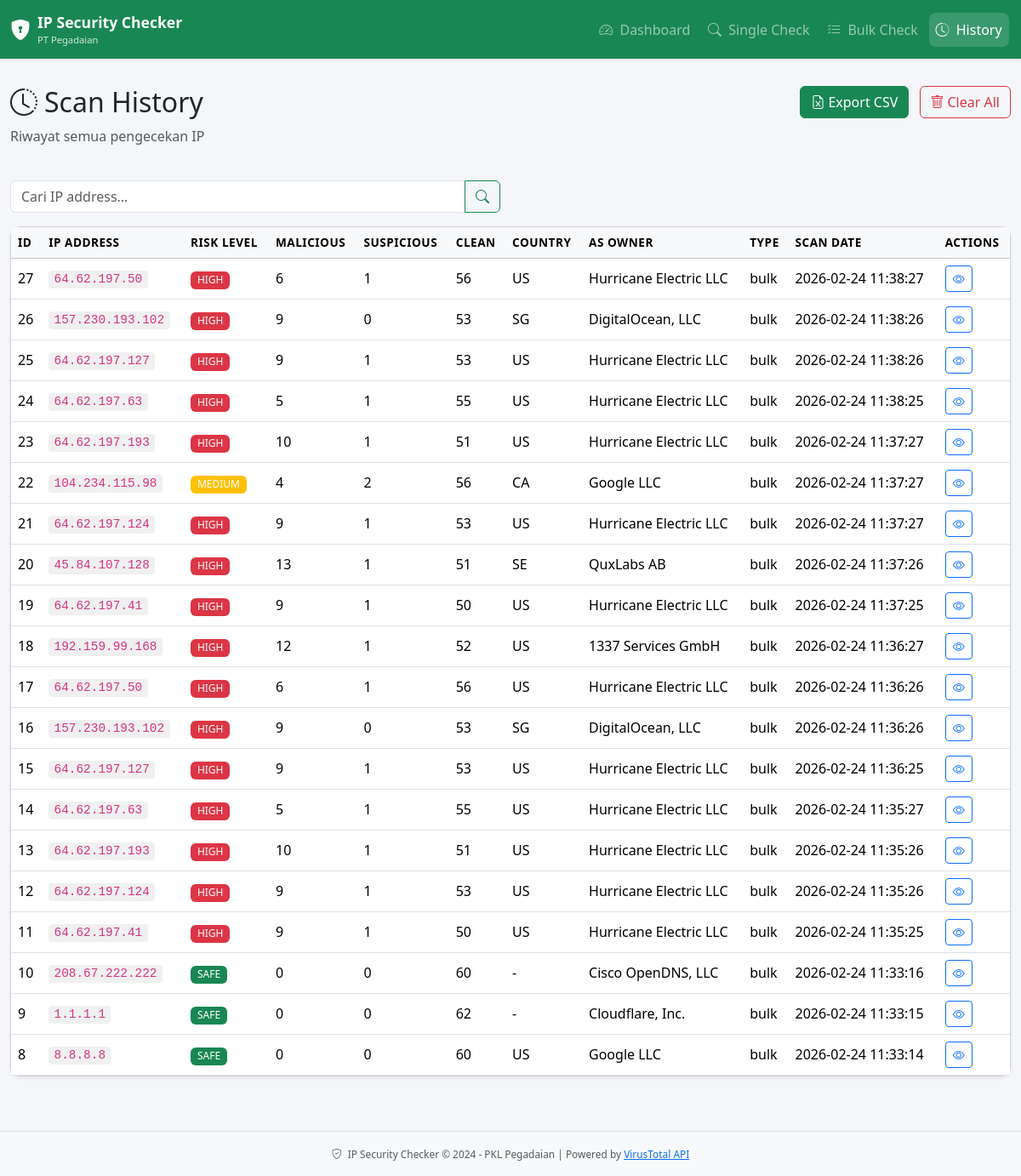
The app's page /history with its own data.
### tables this page shows
CREATE TABLE scan_history (
                id INTEGER PRIMARY KEY AUTOINCREMENT,
                ip_address TEXT NOT NULL,
                scan_date DATETIME DEFAULT CURRENT_TIMESTAMP,
                malicious INTEGER DEFAULT 0,
                suspicious INTEGER DEFAULT 0,
                harmless INTEGER DEFAULT 0,
                undetected INTEGER DEFAULT 0,
                total_vendors INTEGER DEFAULT 0,
                risk_level TEXT DEFAULT 'UNKNOWN',
                country TEXT DEFAULT '-',
                as_owner TEXT DEFAULT '-',
                network TEXT DEFAULT '-',
                raw_response TEXT,
                scan_type TEXT DEFAULT 'single'
            );

### app.py (the view)
@app.route('/history')
def history():
    page = request.args.get('page', 1, type=int)
    per_page = 20
    offset = (page - 1) * per_page
    search = request.args.get('search', '').strip()
    if search:
        scans = db.search_ip(search)
    else:
        scans = db.get_history(limit=per_page, offset=offset)
    return render_template(
        'history.html',
        scans=scans,
        search=search,
        page=page
    )

### app.py (called while the page is built)
@app.template_filter('risk_color')
def risk_color_filter(risk_level):
    colors = {
        'HIGH': 'danger',
        'MEDIUM': 'warning',
        'LOW': 'info',
        'SAFE': 'success',
        'UNKNOWN': 'secondary'
    }
    return colors.get(risk_level, 'secondary')

### database.py (called while the page is built)
    def get_connection(self):
        conn = sqlite3.connect(self.db_path)
        conn.row_factory = sqlite3.Row  # Agar bisa akses kolom by name
        conn.execute("PRAGMA journal_mode=WAL")  # Better concurrency
        return conn

    def get_history(self, limit=100, offset=0) -> list:
        conn = self.get_connection()
        cursor = conn.cursor()
        cursor.execute('''
            SELECT * FROM scan_history
            ORDER BY scan_date DESC
            LIMIT ? OFFSET ?
        ''', (limit, offset))
        rows = [dict(row) for row in cursor.fetchall()]
        conn.close()
        return rows

### templates/history.html (shortened to what this page needs)
{% extends "base.html" %}
{% block content %}
<div class="row mb-4">
    <div class="col-md-6">
        <h2><i class="bi bi-clock-history me-2"></i>Scan History</h2>
        <p class="text-muted">Riwayat semua pengecekan IP</p>
    </div>
    <div class="col-md-6 text-end">
        <a href="{{ url_for('export_history') }}" class="btn btn-success me-2">
            <i class="bi bi-file-earmark-excel me-1"></i>Export CSV
        </a>
        <form method="POST" action="{{ url_for('clear_history') }}"
              onsubmit="return confirm('Hapus semua riwayat?')" class="d-inline">
            <button type="submit" class="btn btn-outline-danger">
                <i class="bi bi-trash me-1"></i>Clear All
            </button>
        </form>
    </div>
</div>
<div class="row mb-3">
    <div class="col-md-6">
        <form method="GET" action="{{ url_for('history') }}">
            <div class="input-group">
                <input type="text" class="form-control" name="search"
                       value="{{ search }}" placeholder="Cari IP address...">
                <button class="btn btn-outline-success" type="submit">
                    <i class="bi bi-search"></i>
                </button>
            </div>
        </form>
    </div>
</div>
<div class="card shadow-sm">
    <div class="card-body p-0">
        {% if scans %}
        <div class="table-responsive">
            <table class="table table-hover mb-0">
                <thead class="table-light">
                    <tr>
                        <th>ID</th>
                        <th>IP Address</th>
                        <th>Risk Level</th>
                        <th>Malicious</th>
                        <th>Suspicious</th>
                        <th>Clean</th>
                        <th>Country</th>
                        <th>AS Owner</th>
                        <th>Type</th>
                        <th>Scan Date</th>
                        <th>Actions</th>
                    </tr>
                </thead>
                <tbody>
                    {% for scan in scans %}
                    <tr>
                        <td>{{ scan.id }}</td>
                        <td><code>{{ scan.ip_address }}</code></td>
                        <td>
                            <span class="badge bg-{{ scan.risk_level|risk_color }}">
                                {{ scan.risk_level }}
                            </span>
                        </td>
                        <td>{{ scan.malicious }}</td>
                        <td>{{ scan.suspicious }}</td>
                        <td>{{ scan.harmless }}</td>
                        <td>{{ scan.country }}</td>
                        <td>{{ scan.as_owner }}</td>
                        <td>{{ scan.scan_type }}</td>
                        <td>{{ scan.scan_date }}</td>
                        <td>
                            <a href="{{ url_for('detail', scan_id=scan.id) }}"
                               class="btn btn-sm btn-outline-primary">
                                <i class="bi bi-eye"></i>
                            </a>
                        </td>
                    </tr>
                    {% endfor %}
                </tbody>
            </table>
        </div>
        {% endif %}
    </div>
</div>
{% endblock %}

### templates/base.html (shortened to what this page needs)
<!DOCTYPE html>
<html lang="id" data-bs-theme="light">
<head>
    <link href="https://cdn.jsdelivr.net/npm/bootstrap@5.3.3/dist/css/bootstrap.min.css" rel="stylesheet">
    <link href="https://cdn.jsdelivr.net/npm/bootstrap-icons@1.11.3/font/bootstrap-icons.css" rel="stylesheet">
    <link rel="stylesheet" href="{{ url_for('static', filename='css/style.css') }}">
</head>
<body>
    <nav class="navbar navbar-expand-lg navbar-dark bg-success shadow-sm">
        <div class="container-fluid">
            <a class="navbar-brand d-flex align-items-center" href="{{ url_for('index') }}">
                <i class="bi bi-shield-lock-fill me-2 fs-4"></i>
                <div>
                    <strong>IP Security Checker</strong>
                    <small class="d-block" style="font-size: 0.7rem; opacity: 0.8;">PT Pegadaian</small>
                </div>
            </a>
            <div class="collapse navbar-collapse" id="navbarNav">
                <ul class="navbar-nav ms-auto">
                    <li class="nav-item">
                        <a class="nav-link {% if request.endpoint == 'index' %}active{% endif %}"
                           href="{{ url_for('index') }}">
                            <i class="bi bi-speedometer2 me-1"></i> Dashboard
                        </a>
                    </li>
                    <li class="nav-item">
                        <a class="nav-link {% if request.endpoint == 'single_check' %}active{% endif %}"
                           href="{{ url_for('single_check') }}">
                            <i class="bi bi-search me-1"></i> Single Check
                        </a>
                    </li>
                    <li class="nav-item">
                        <a class="nav-link {% if request.endpoint == 'bulk_check' %}active{% endif %}"
                           href="{{ url_for('bulk_check') }}">
                            <i class="bi bi-list-check me-1"></i> Bulk Check
                        </a>
                    </li>
                    <li class="nav-item">
                        <a class="nav-link {% if request.endpoint == 'history' %}active{% endif %}"
                           href="{{ url_for('history') }}">
                            <i class="bi bi-clock-history me-1"></i> History
                        </a>
                    </li>
                </ul>
            </div>
        </div>
    </nav>
    <main class="container-fluid py-3">
        {% block content %}{% endblock %}
    </main>
    <footer class="bg-light text-center text-muted py-3 mt-5 border-top">
        <small>
            <i class="bi bi-shield-check me-1"></i>
            IP Security Checker &copy; 2024 - PKL Pegadaian |
            Powered by <a href="https://www.virustotal.com" target="_blank">VirusTotal API</a>
        </small>
    </footer>
</body>
</html>

### static/css/style.css (style rules this page uses)
body { background-color: #f5f6fa; font-family: 'Segoe UI', Tahoma, Geneva, Verdana, sans-serif; }
.navbar-brand { font-size: 1.1rem; }
.navbar .nav-link { padding: 0.5rem 1rem; border-radius: 0.5rem; margin: 0 0.15rem; transition: all 0.2s; }
.navbar .nav-link:hover, .navbar .nav-link.active { background-color: rgba(255, 255, 255, 0.15); }
.card { border-radius: 0.75rem; transition: transform 0.2s, box-shadow 0.2s; }
.table th { font-weight: 600; font-size: 0.85rem; text-transform: uppercase; letter-spacing: 0.5px; }
.table td { vertical-align: middle; }
code { font-size: 0.9em; padding: 0.15rem 0.4rem; border-radius: 0.25rem; background-color: #f0f0f0; color: #d63384; }
.badge { font-weight: 500; }
footer { font-size: 0.85rem; }

### records on screen
scan_history: id "27", ip_address "64.62.197.50", risk_level "HIGH", malicious "6", suspicious "1", harmless "56", country "US", as_owner "Hurricane Electric LLC", scan_type "bulk", scan_date "2026-02-24 11:38:27"
scan_history: id "26", ip_address "157.230.193.102", risk_level "HIGH", malicious "9", suspicious "0", harmless "53", country "SG", as_owner "DigitalOcean, LLC", scan_type "bulk", scan_date "2026-02-24 11:38:26"
scan_history: id "25", ip_address "64.62.197.127", risk_level "HIGH", malicious "9", suspicious "1", harmless "53", country "US", as_owner "Hurricane Electric LLC", scan_type "bulk", scan_date "2026-02-24 11:38:26"
scan_history: id "24", ip_address "64.62.197.63", risk_level "HIGH", malicious "5", suspicious "1", harmless "55", country "US", as_owner "Hurricane Electric LLC", scan_type "bulk", scan_date "2026-02-24 11:38:25"
scan_history: id "23", ip_address "64.62.197.193", risk_level "HIGH", malicious "10", suspicious "1", harmless "51", country "US", as_owner "Hurricane Electric LLC", scan_type "bulk", scan_date "2026-02-24 11:37:27"
scan_history: id "22", ip_address "104.234.115.98", risk_level "MEDIUM", malicious "4", suspicious "2", harmless "56", country "CA", as_owner "Google LLC", scan_type "bulk", scan_date "2026-02-24 11:37:27"
scan_history: id "21", ip_address "64.62.197.124", risk_level "HIGH", malicious "9", suspicious "1", harmless "53", country "US", as_owner "Hurricane Electric LLC", scan_type "bulk", scan_date "2026-02-24 11:37:27"
scan_history: id "20", ip_address "45.84.107.128", risk_level "HIGH", malicious "13", suspicious "1", harmless "51", country "SE", as_owner "QuxLabs AB", scan_type "bulk", scan_date "2026-02-24 11:37:26"
scan_history: id "19", ip_address "64.62.197.41", risk_level "HIGH", malicious "9", suspicious "1", harmless "50", country "US", as_owner "Hurricane Electric LLC", scan_type "bulk", scan_date "2026-02-24 11:37:25"
scan_history: id "18", ip_address "192.159.99.168", risk_level "HIGH", malicious "12", suspicious "1", harmless "52", country "US", as_owner "1337 Services GmbH", scan_type "bulk", scan_date "2026-02-24 11:36:27"
scan_history: id "17", ip_address "64.62.197.50", risk_level "HIGH", malicious "6", suspicious "1", harmless "56", country "US", as_owner "Hurricane Electric LLC", scan_type "bulk", scan_date "2026-02-24 11:36:26"
scan_history: id "16", ip_address "157.230.193.102", risk_level "HIGH", malicious "9", suspicious "0", harmless "53", country "SG", as_owner "DigitalOcean, LLC", scan_type "bulk", scan_date "2026-02-24 11:36:26"
scan_history: id "15", ip_address "64.62.197.127", risk_level "HIGH", malicious "9", suspicious "1", harmless "53", country "US", as_owner "Hurricane Electric LLC", scan_type "bulk", scan_date "2026-02-24 11:36:25"
scan_history: id "14", ip_address "64.62.197.63", risk_level "HIGH", malicious "5", suspicious "1", harmless "55", country "US", as_owner "Hurricane Electric LLC", scan_type "bulk", scan_date "2026-02-24 11:35:27"
scan_history: id "13", ip_address "64.62.197.193", risk_level "HIGH", malicious "10", suspicious "1", harmless "51", country "US", as_owner "Hurricane Electric LLC", scan_type "bulk", scan_date "2026-02-24 11:35:26"
scan_history: id "12", ip_address "64.62.197.124", risk_level "HIGH", malicious "9", suspicious "1", harmless "53", country "US", as_owner "Hurricane Electric LLC", scan_type "bulk", scan_date "2026-02-24 11:35:26"
scan_history: id "11", ip_address "64.62.197.41", risk_level "HIGH", malicious "9", suspicious "1", harmless "50", country "US", as_owner "Hurricane Electric LLC", scan_type "bulk", scan_date "2026-02-24 11:35:25"
scan_history: id "10", ip_address "208.67.222.222", risk_level "SAFE", malicious "0", suspicious "0", harmless "60", country "-", as_owner "Cisco OpenDNS, LLC", scan_type "bulk", scan_date "2026-02-24 11:33:16"
scan_history: id "9", ip_address "1.1.1.1", risk_level "SAFE", malicious "0", suspicious "0", harmless "62", country "-", as_owner "Cloudflare, Inc.", scan_type "bulk", scan_date "2026-02-24 11:33:15"
scan_history: id "8", ip_address "8.8.8.8", risk_level "SAFE", malicious "0", suspicious "0", harmless "60", country "US", as_owner "Google LLC", scan_type "bulk", scan_date "2026-02-24 11:33:14"
